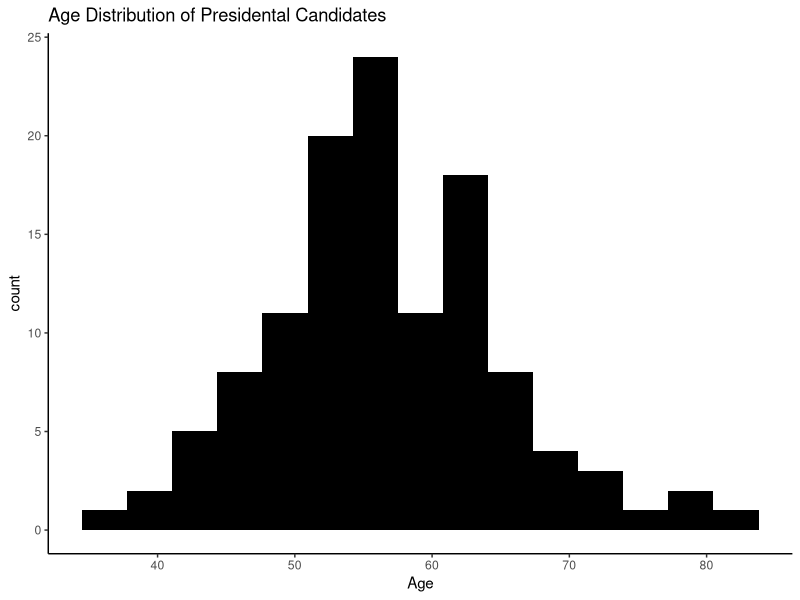
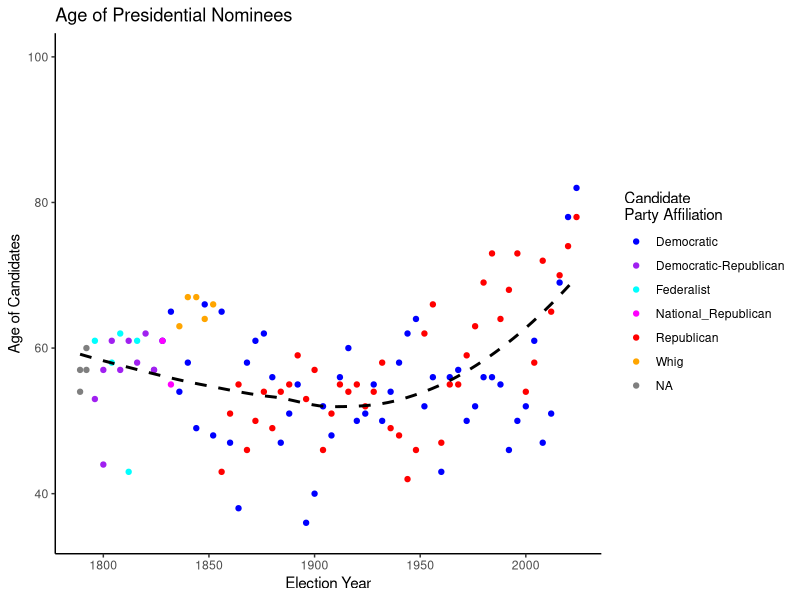
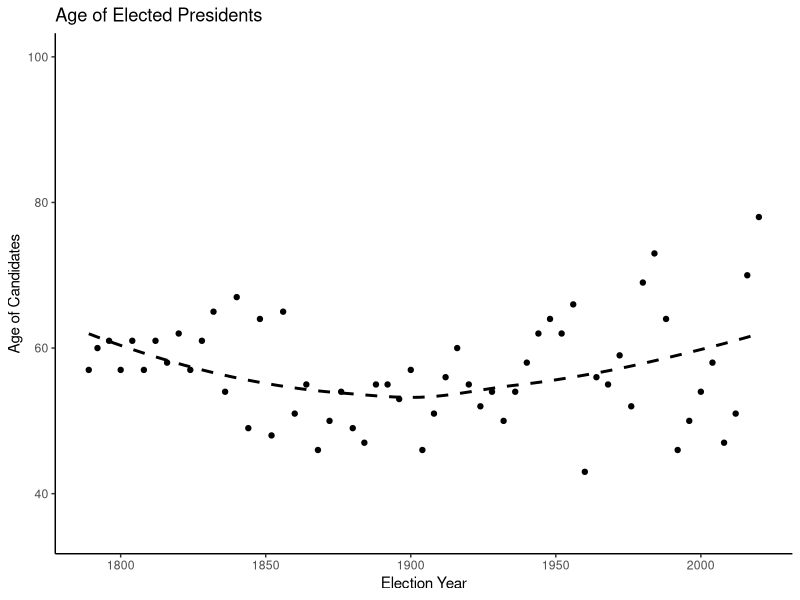
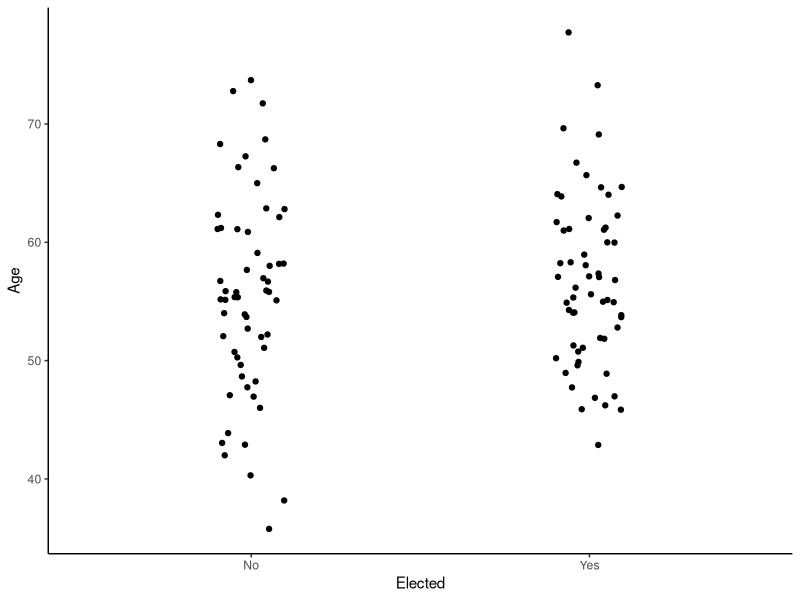
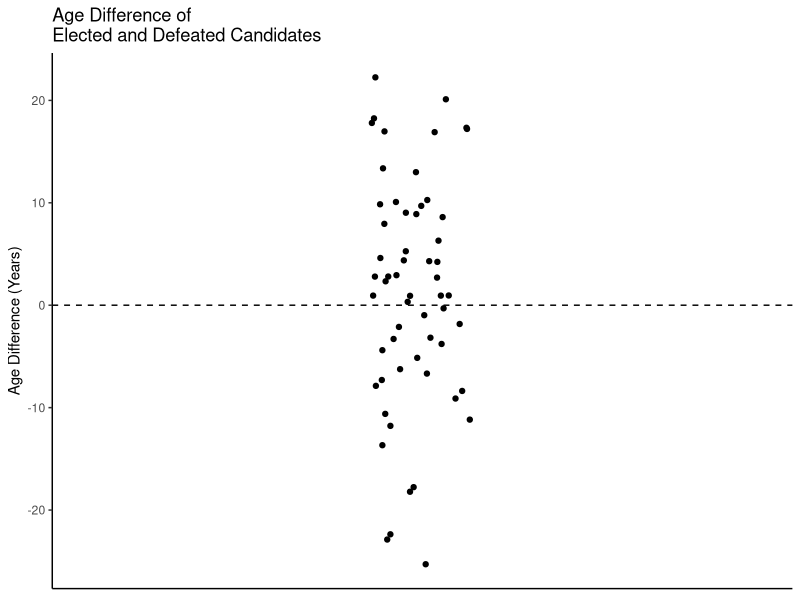

Recreate these plots in R, in order.
## ---- chunk 1

library(dplyr)
library(ggplot2)

## ---- chunk 2

#data
df = read.csv("Presidental_Election_Candidates_Age.csv")

#fix column data types
df = df |> 
    mutate(across(c("Party_Affiliation", "Elected"), as.factor))

## ---- chunk 3

#Histogram of ages
#png(filename = "./plots/age_histogram.png", res = 200, height = 600, width = 900)
df |> 
    ggplot(aes(x = Age)) +
        geom_histogram(fill = "black", bins = 15) +
        labs(title = "Age Distribution of Presidental Candidates") +
        theme_classic()
#dev.off()

#Plot of age vs election year
#png(filename = "./plots/age_by_year.png", res = 200, height = 600, width = 1400)
df |> 
    ggplot(aes(x = Election_Year, y = Age)) +
        geom_point(aes(color = Party_Affiliation)) +
        labs(x = "Election Year", y = "Age of Candidates", color = "Candidate\nParty Affiliation", title = "Age of Presidential Nominees") +
        lims(y = c(35, 100)) +
        scale_color_manual(values = c("blue", "purple", "cyan", "magenta", "red", "orange", "black")) +
        geom_smooth(method = "loess", span = 1, se = FALSE, color = "black", linetype = "dashed") +
        theme_classic()
#dev.off()

#Plot filtered to only elected presidents
#png(filename = "./plots/age_by_year_elected.png", res = 200, height = 600, width = 1100)
df |> 
    dplyr::filter(Elected == "Yes") |> 
    ggplot(aes(x = Election_Year, y = Age)) +
        geom_point() +
        labs(x = "Election Year", y = "Age of Candidates", title = "Age of Elected Presidents") +
        lims(y = c(35, 100)) +
        geom_smooth(method = "loess", span = 1, se = FALSE, color = "black", linetype = "dashed") +
        theme_classic()
#dev.off()

## ---- chunk 4


#Create paired data frame
paired_df = df |> 
    dplyr::select(!c("Nominee", "Birth_Year", "Party_Affiliation")) |> 
    dplyr::filter(Elected != "NA") |> 
    tidyr::pivot_wider(names_from = "Elected", values_from = "Age") |> 
    mutate(age_diff = Yes - No)

#Paired t-test
t.test(x = paired_df$Yes, y = paired_df$No, paired = TRUE)

#Plot comparing age of elected vs non-elected
df |> 
    dplyr::filter(Elected != "NA") |> 
    ggplot(aes(x = Elected, y = Age)) +
        geom_jitter(width = 0.1) +
        #geom_line(aes(group = Election_Year)) +
        theme_classic()

#Plot of age differences in elected vs. non-elected candidates
png(filename = "./plots/paired_age_difference.png", res = 200, height = 800, width = 800)
paired_df |> 
    ggplot(aes(x = 1, y = age_diff)) +
        geom_jitter(width = 0.15) +
        geom_hline(yintercept = 0, linetype = "dashed") +
        lims(x = c(0,2)) +
        labs(x = "", y = "Age Difference (Years)", title = "Age Difference of\nElected and Defeated Candidates") +
        theme_classic() +
        theme(axis.title.x=element_blank(),
        axis.text.x=element_blank(),
        axis.ticks.x=element_blank())
dev.off()


